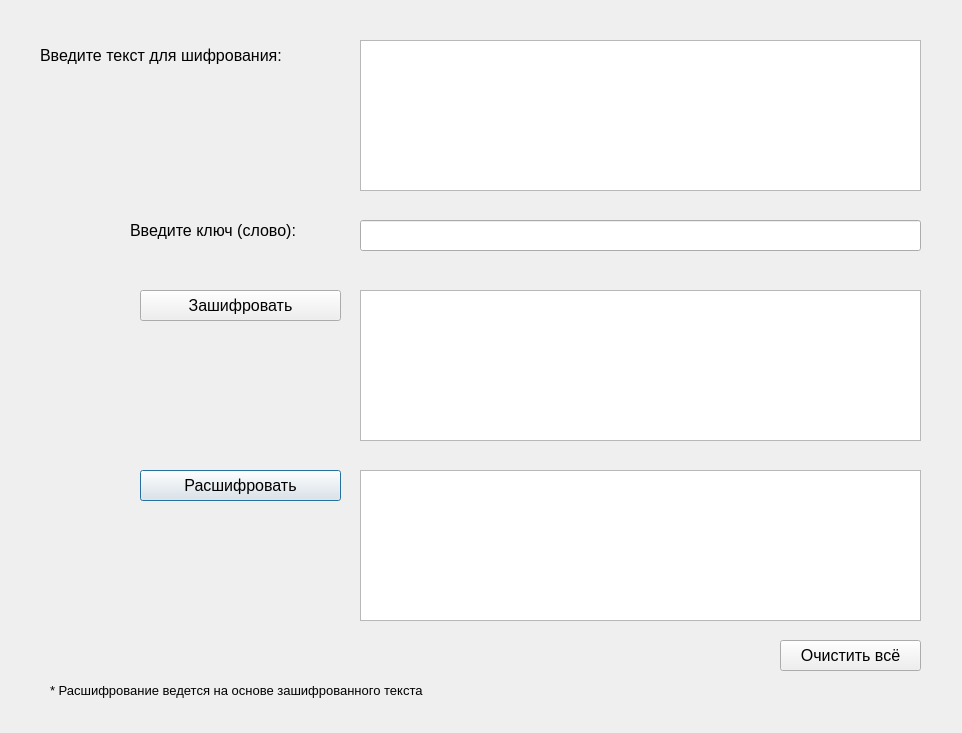
<?xml version="1.0" encoding="UTF-8"?>
<ui version="4.0">
 <class>Dialog5</class>
 <widget class="QDialog" name="Dialog5">
  <property name="geometry">
   <rect>
    <x>0</x>
    <y>0</y>
    <width>962</width>
    <height>733</height>
   </rect>
  </property>
  <property name="minimumSize">
   <size>
    <width>962</width>
    <height>733</height>
   </size>
  </property>
  <property name="maximumSize">
   <size>
    <width>962</width>
    <height>733</height>
   </size>
  </property>
  <property name="windowTitle">
   <string>Шифр Вижинера</string>
  </property>
  <widget class="QPushButton" name="but_decr">
   <property name="geometry">
    <rect>
     <x>140</x>
     <y>470</y>
     <width>201</width>
     <height>31</height>
    </rect>
   </property>
   <property name="font">
    <font>
     <family>Arial</family>
     <pointsize>12</pointsize>
    </font>
   </property>
   <property name="text">
    <string>Расшифровать</string>
   </property>
  </widget>
  <widget class="QPushButton" name="but_clear">
   <property name="geometry">
    <rect>
     <x>780</x>
     <y>640</y>
     <width>141</width>
     <height>31</height>
    </rect>
   </property>
   <property name="font">
    <font>
     <family>Arial</family>
     <pointsize>12</pointsize>
    </font>
   </property>
   <property name="text">
    <string>Очистить всё</string>
   </property>
  </widget>
  <widget class="QPushButton" name="but_encr">
   <property name="geometry">
    <rect>
     <x>140</x>
     <y>290</y>
     <width>201</width>
     <height>31</height>
    </rect>
   </property>
   <property name="font">
    <font>
     <family>Arial</family>
     <pointsize>12</pointsize>
    </font>
   </property>
   <property name="text">
    <string>Зашифровать</string>
   </property>
  </widget>
  <widget class="QLabel" name="label">
   <property name="geometry">
    <rect>
     <x>130</x>
     <y>210</y>
     <width>211</width>
     <height>41</height>
    </rect>
   </property>
   <property name="font">
    <font>
     <family>Arial</family>
     <pointsize>12</pointsize>
    </font>
   </property>
   <property name="text">
    <string>Введите ключ (слово):</string>
   </property>
  </widget>
  <widget class="QPlainTextEdit" name="slova">
   <property name="geometry">
    <rect>
     <x>360</x>
     <y>40</y>
     <width>561</width>
     <height>151</height>
    </rect>
   </property>
   <property name="font">
    <font>
     <family>Arial</family>
     <pointsize>12</pointsize>
    </font>
   </property>
  </widget>
  <widget class="QPlainTextEdit" name="rez_decr">
   <property name="geometry">
    <rect>
     <x>360</x>
     <y>470</y>
     <width>561</width>
     <height>151</height>
    </rect>
   </property>
   <property name="font">
    <font>
     <family>Arial</family>
     <pointsize>12</pointsize>
    </font>
   </property>
   <property name="readOnly">
    <bool>true</bool>
   </property>
  </widget>
  <widget class="QLabel" name="label_2">
   <property name="geometry">
    <rect>
     <x>40</x>
     <y>40</y>
     <width>301</width>
     <height>31</height>
    </rect>
   </property>
   <property name="font">
    <font>
     <family>Arial</family>
     <pointsize>12</pointsize>
    </font>
   </property>
   <property name="text">
    <string>Введите текст для шифрования:</string>
   </property>
  </widget>
  <widget class="QPlainTextEdit" name="rez_encr">
   <property name="enabled">
    <bool>true</bool>
   </property>
   <property name="geometry">
    <rect>
     <x>360</x>
     <y>290</y>
     <width>561</width>
     <height>151</height>
    </rect>
   </property>
   <property name="font">
    <font>
     <family>Arial</family>
     <pointsize>12</pointsize>
    </font>
   </property>
   <property name="readOnly">
    <bool>true</bool>
   </property>
  </widget>
  <widget class="QLabel" name="label_3">
   <property name="geometry">
    <rect>
     <x>50</x>
     <y>670</y>
     <width>481</width>
     <height>41</height>
    </rect>
   </property>
   <property name="font">
    <font>
     <family>Arial</family>
     <pointsize>10</pointsize>
    </font>
   </property>
   <property name="text">
    <string>* Расшифрование ведется на основе зашифрованного текста</string>
   </property>
  </widget>
  <widget class="QLineEdit" name="key">
   <property name="geometry">
    <rect>
     <x>360</x>
     <y>220</y>
     <width>561</width>
     <height>31</height>
    </rect>
   </property>
   <property name="font">
    <font>
     <family>Arial</family>
     <pointsize>12</pointsize>
    </font>
   </property>
  </widget>
 </widget>
 <resources/>
 <connections/>
</ui>
